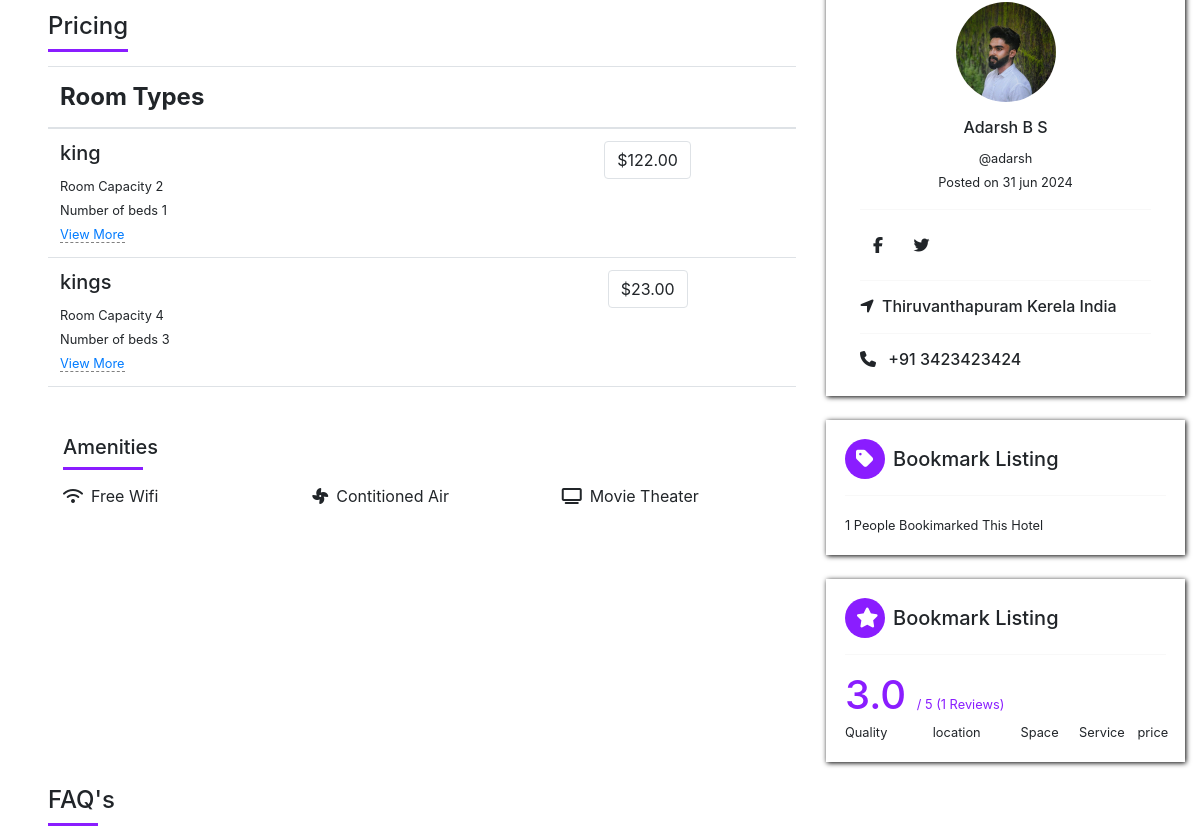
Before: /detail/adarsh/ (middle part) with the older database file.
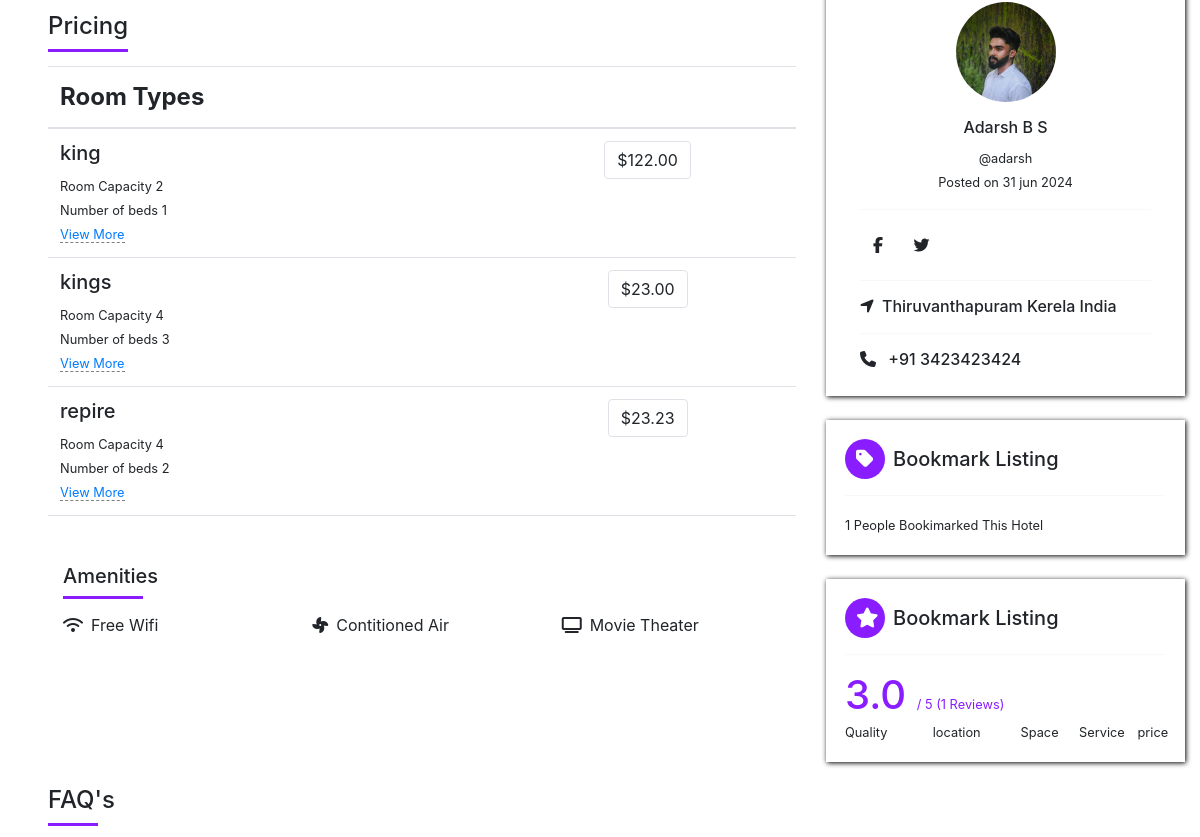
After: the same page with the newer database file.
### hotel/models.py (models this page shows, shortened)
class RoomType(models.Model):
    hotel =models.ForeignKey(Hotel,on_delete=models.CASCADE)
    type = models.CharField(max_length=10)
    price = models.DecimalField(max_digits=122, decimal_places=2, default=0.00)
    number_of_beds= models.PositiveIntegerField(default=0)
    room_capacity=models.PositiveBigIntegerField(default=0)
    rtid = ShortUUIDField(unique=True, length=10, max_length=20, alphabet='abcdefghijklmnopqrstuvwxyz')
    slug= models.SlugField(unique=True)
    data = models.DateTimeField(auto_now_add=True)
    class Meta:
        verbose_name_plural = "Room type"

### hotel/views.py (the view)
# urls.py: path('detail/<slug>/',views.hotel_detail,name='hotel_detail'),
def hotel_detail(request,slug):
    hotel=Hotel.objects.get(status='Live',slug=slug)
    context={
        'hotel':hotel
    }
    return render(request,'hotel/hotel_page.html',context)

### hotel/models.py (called while the page is built)
    def hotel_room_types(self):
        return RoomType.objects.filter(hotel=self)

### templates/hotel/hotel_page.html (shortened to what the changed rows need)
{% load static %}
{% include "base/base.html" %}
{% block content %}
<section>
      <div class="container-fluid mt-5 mr-0 ml-0 pl-5">
        <div class="row">
            <div class="col-12 col-md-8">
            <div class="container-fluid mx-0 px-0 my-5 ">
             <div class="container-fluid mx-0 px-0 my-5" >
              <table class="table">
                <thead class="table-head">
                  <th class="">Room Types</th>
                  <th></th>
                </thead>
                <tbody>
                  {% for r in hotel.hotel_room_types.all %}
                  <tr>
                    <td>  <h5>{{r.type}}</h5>
                  <small>Room Capacity {{r.room_capacity}}</small><br>
                  <small>Number of beds {{r.number_of_beds}}</small><br>
                  <small><a href="{% url 'room_type_detail' r.hotel.slug r.slug %}" style="border-bottom:1px gray dashed">View More</a></small>                </td>
                  <td class="text-center"><button class="btn border">${{r.price}}</button></td>
                </tr>
                {% endfor %}
                </tbody>
              </table>
              </div>
            </div>
            </div>
            <div class="col-12 col-md-4">
              <div class="box-r mt-4">
                <h1 class="colo d-inline">3.0  </h1><small class="colo">/ 5 (1 Reviews)</small>
              </div>
            </div>
        </div>
      </div>
 </section>
{% endblock content %}

Changed rows visible on the page:
added RoomType: type "repire", room_capacity "4", number_of_beds "2", price "23.23"
